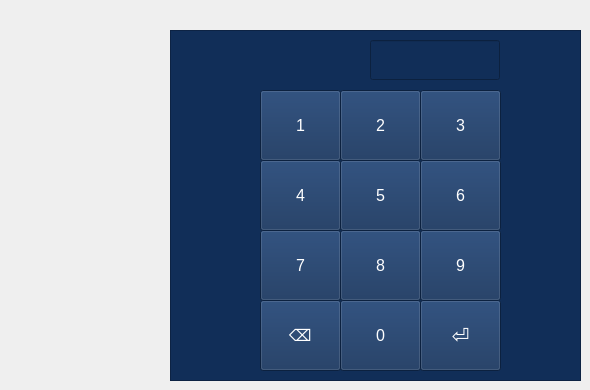
    <widget class="QWidget" name="page_2">
     <widget class="QFrame" name="frame_6">
      <property name="geometry">
       <rect>
        <x>170</x>
        <y>30</y>
        <width>411</width>
        <height>351</height>
       </rect>
      </property>
      <property name="styleSheet">
       <string notr="true">background:rgb(17, 46, 88);
color:rgb(255, 255, 255);</string>
      </property>
      <property name="frameShape">
       <enum>QFrame::StyledPanel</enum>
      </property>
      <property name="frameShadow">
       <enum>QFrame::Raised</enum>
      </property>
      <widget class="QLineEdit" name="lineEdit_9">
       <property name="geometry">
        <rect>
         <x>200</x>
         <y>10</y>
         <width>130</width>
         <height>40</height>
        </rect>
       </property>
       <property name="styleSheet">
        <string notr="true">background:rgb(17, 46, 88);
color:rgb(255, 255, 255);</string>
       </property>
      </widget>
      <widget class="QLabel" name="label_17">
       <property name="geometry">
        <rect>
         <x>60</x>
         <y>21</y>
         <width>131</width>
         <height>20</height>
        </rect>
       </property>
       <property name="font">
        <font>
         <pointsize>12</pointsize>
        </font>
       </property>
       <property name="styleSheet">
        <string notr="true">background:rgb(17, 46, 88);
color:rgb(255, 255, 255);</string>
       </property>
       <property name="text">
        <string/>
       </property>
      </widget>
      <widget class="QPushButton" name="pushButton_4">
       <property name="geometry">
        <rect>
         <x>90</x>
         <y>60</y>
         <width>81</width>
         <height>71</height>
        </rect>
       </property>
       <property name="font">
        <font>
         <pointsize>12</pointsize>
        </font>
       </property>
       <property name="text">
        <string>1</string>
       </property>
      </widget>
      <widget class="QPushButton" name="pushButton_5">
       <property name="geometry">
        <rect>
         <x>170</x>
         <y>60</y>
         <width>81</width>
         <height>71</height>
        </rect>
       </property>
       <property name="font">
        <font>
         <pointsize>12</pointsize>
        </font>
       </property>
       <property name="text">
        <string>2</string>
       </property>
      </widget>
      <widget class="QPushButton" name="pushButton_6">
       <property name="geometry">
        <rect>
         <x>250</x>
         <y>60</y>
         <width>81</width>
         <height>71</height>
        </rect>
       </property>
       <property name="font">
        <font>
         <pointsize>12</pointsize>
        </font>
       </property>
       <property name="text">
        <string>3</string>
       </property>
      </widget>
      <widget class="QPushButton" name="pushButton_10">
       <property name="geometry">
        <rect>
         <x>250</x>
         <y>130</y>
         <width>81</width>
         <height>71</height>
        </rect>
       </property>
       <property name="font">
        <font>
         <pointsize>12</pointsize>
        </font>
       </property>
       <property name="text">
        <string>6</string>
       </property>
      </widget>
      <widget class="QPushButton" name="pushButton_11">
       <property name="geometry">
        <rect>
         <x>90</x>
         <y>130</y>
         <width>81</width>
         <height>71</height>
        </rect>
       </property>
       <property name="font">
        <font>
         <pointsize>12</pointsize>
        </font>
       </property>
       <property name="text">
        <string>4</string>
       </property>
      </widget>
      <widget class="QPushButton" name="pushButton_12">
       <property name="geometry">
        <rect>
         <x>170</x>
         <y>130</y>
         <width>81</width>
         <height>71</height>
        </rect>
       </property>
       <property name="font">
        <font>
         <pointsize>12</pointsize>
        </font>
       </property>
       <property name="text">
        <string>5</string>
       </property>
      </widget>
      <widget class="QPushButton" name="pushButton_13">
       <property name="geometry">
        <rect>
         <x>250</x>
         <y>200</y>
         <width>81</width>
         <height>71</height>
        </rect>
       </property>
       <property name="font">
        <font>
         <pointsize>12</pointsize>
        </font>
       </property>
       <property name="text">
        <string>9</string>
       </property>
      </widget>
      <widget class="QPushButton" name="pushButton_14">
       <property name="geometry">
        <rect>
         <x>90</x>
         <y>200</y>
         <width>81</width>
         <height>71</height>
        </rect>
       </property>
       <property name="font">
        <font>
         <pointsize>12</pointsize>
        </font>
       </property>
       <property name="text">
        <string>7</string>
       </property>
      </widget>
      <widget class="QPushButton" name="pushButton_15">
       <property name="geometry">
        <rect>
         <x>170</x>
         <y>200</y>
         <width>81</width>
         <height>71</height>
        </rect>
       </property>
       <property name="font">
        <font>
         <pointsize>12</pointsize>
        </font>
       </property>
       <property name="text">
        <string>8</string>
       </property>
      </widget>
      <widget class="QPushButton" name="pushButton_16">
       <property name="geometry">
        <rect>
         <x>170</x>
         <y>270</y>
         <width>81</width>
         <height>71</height>
        </rect>
       </property>
       <property name="font">
        <font>
         <pointsize>12</pointsize>
        </font>
       </property>
       <property name="text">
        <string>0</string>
       </property>
      </widget>
      <widget class="QPushButton" name="pushButton_17">
       <property name="geometry">
        <rect>
         <x>250</x>
         <y>270</y>
         <width>81</width>
         <height>71</height>
        </rect>
       </property>
       <property name="font">
        <font>
         <pointsize>16</pointsize>
        </font>
       </property>
       <property name="text">
        <string>⏎</string>
       </property>
      </widget>
      <widget class="QPushButton" name="pushButton_18">
       <property name="geometry">
        <rect>
         <x>90</x>
         <y>270</y>
         <width>81</width>
         <height>71</height>
        </rect>
       </property>
       <property name="font">
        <font>
         <pointsize>12</pointsize>
        </font>
       </property>
       <property name="text">
        <string>⌫</string>
       </property>
      </widget>
     </widget>
    </widget>
